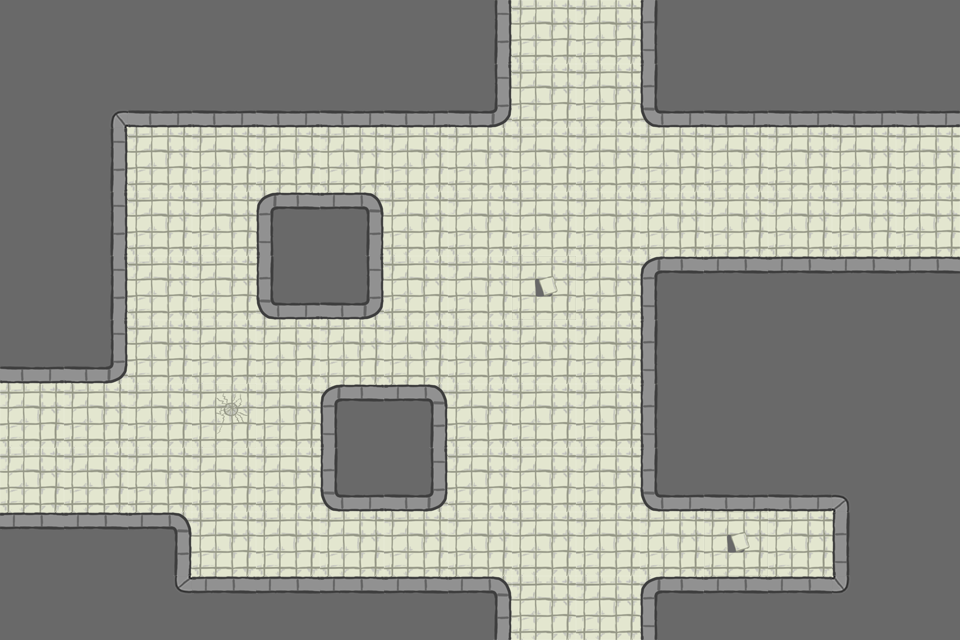

This is a level from a 2D game, rendered from its Tiled map with the project's own tilesets. A one-line summary and the complete map file follow:
An orthogonal 15x10 tile map with 64x64 px tiles, 1 tile layer (Tiles) and 1 object (DeathZone).

<map version="1.0" orientation="orthogonal" width="15" height="10" tilewidth="64" tileheight="64">
 <tileset firstgid="1" name="tileset" tilewidth="64" tileheight="64">
  <image source="../TileSets/tileset.png" width="384" height="192" />
  <tile id="0">
   <properties>
    <property name="walkCost" value="100" />
   </properties>
  </tile>
  <tile id="1">
   <properties>
    <property name="walkCost" value="100" />
   </properties>
  </tile>
  <tile id="6">
   <properties>
    <property name="walkCost" value="100" />
   </properties>
  </tile>
 </tileset>
 <layer name="Tiles" width="15" height="10">
  <data>
   <tile gid="8" />
   <tile gid="8" />
   <tile gid="8" />
   <tile gid="8" />
   <tile gid="8" />
   <tile gid="8" />
   <tile gid="8" />
   <tile gid="5" />
   <tile gid="1" />
   <tile gid="1" />
   <tile gid="6" />
   <tile gid="8" />
   <tile gid="8" />
   <tile gid="8" />
   <tile gid="8" />
   <tile gid="8" />
   <tile gid="17" />
   <tile gid="4" />
   <tile gid="4" />
   <tile gid="4" />
   <tile gid="4" />
   <tile gid="4" />
   <tile gid="9" />
   <tile gid="1" />
   <tile gid="1" />
   <tile gid="11" />
   <tile gid="4" />
   <tile gid="4" />
   <tile gid="4" />
   <tile gid="4" />
   <tile gid="8" />
   <tile gid="5" />
   <tile gid="1" />
   <tile gid="1" />
   <tile gid="1" />
   <tile gid="1" />
   <tile gid="1" />
   <tile gid="1" />
   <tile gid="1" />
   <tile gid="1" />
   <tile gid="1" />
   <tile gid="1" />
   <tile gid="1" />
   <tile gid="1" />
   <tile gid="1" />
   <tile gid="8" />
   <tile gid="5" />
   <tile gid="1" />
   <tile gid="1" />
   <tile gid="10" />
   <tile gid="12" />
   <tile gid="1" />
   <tile gid="1" />
   <tile gid="1" />
   <tile gid="1" />
   <tile gid="1" />
   <tile gid="1" />
   <tile gid="1" />
   <tile gid="1" />
   <tile gid="1" />
   <tile gid="8" />
   <tile gid="5" />
   <tile gid="1" />
   <tile gid="1" />
   <tile gid="11" />
   <tile gid="9" />
   <tile gid="1" />
   <tile gid="1" />
   <tile gid="7" />
   <tile gid="1" />
   <tile gid="10" />
   <tile gid="3" />
   <tile gid="3" />
   <tile gid="3" />
   <tile gid="3" />
   <tile gid="4" />
   <tile gid="9" />
   <tile gid="1" />
   <tile gid="1" />
   <tile gid="1" />
   <tile gid="1" />
   <tile gid="1" />
   <tile gid="1" />
   <tile gid="1" />
   <tile gid="1" />
   <tile gid="6" />
   <tile gid="8" />
   <tile gid="8" />
   <tile gid="8" />
   <tile gid="8" />
   <tile gid="1" />
   <tile gid="1" />
   <tile gid="1" />
   <tile gid="2" />
   <tile gid="1" />
   <tile gid="10" />
   <tile gid="12" />
   <tile gid="1" />
   <tile gid="1" />
   <tile gid="1" />
   <tile gid="6" />
   <tile gid="8" />
   <tile gid="8" />
   <tile gid="8" />
   <tile gid="8" />
   <tile gid="1" />
   <tile gid="1" />
   <tile gid="1" />
   <tile gid="1" />
   <tile gid="1" />
   <tile gid="11" />
   <tile gid="9" />
   <tile gid="1" />
   <tile gid="1" />
   <tile gid="1" />
   <tile gid="11" />
   <tile gid="4" />
   <tile gid="4" />
   <tile gid="16" />
   <tile gid="8" />
   <tile gid="3" />
   <tile gid="3" />
   <tile gid="12" />
   <tile gid="1" />
   <tile gid="1" />
   <tile gid="1" />
   <tile gid="1" />
   <tile gid="1" />
   <tile gid="1" />
   <tile gid="1" />
   <tile gid="1" />
   <tile gid="7" />
   <tile gid="1" />
   <tile gid="6" />
   <tile gid="8" />
   <tile gid="8" />
   <tile gid="8" />
   <tile gid="18" />
   <tile gid="3" />
   <tile gid="3" />
   <tile gid="3" />
   <tile gid="3" />
   <tile gid="12" />
   <tile gid="1" />
   <tile gid="1" />
   <tile gid="10" />
   <tile gid="3" />
   <tile gid="3" />
   <tile gid="15" />
   <tile gid="8" />
  </data>
 </layer>
 <objectgroup name="Objects" width="15" height="10">
  <object name="GasVent" type="DeathZone" x="448" y="192" width="64" height="64">
   <properties>
    <property name="shape" value="0" />
    <property name="timeOff" value="0" />
    <property name="timeOn" value="0" />
   </properties>
  </object>
 </objectgroup>
</map>
